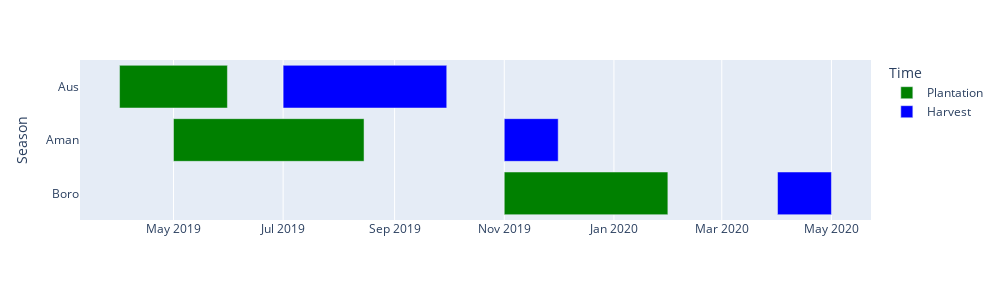

The notebook cell saved with this chart:
### Code cell
df = pd.DataFrame([
    dict(Season="Aus", Start='2019-04-01', Finish='2019-05-31', Time='Plantation'),
    dict(Season="Aus", Start='2019-07-01', Finish='2019-09-30', Time='Harvest'),
    dict(Season="Aman", Start='2019-05-01', Finish='2019-08-15', Time='Plantation'),
    dict(Season="Aman", Start='2019-11-01', Finish='2019-12-01', Time='Harvest'),
    dict(Season="Boro", Start='2019-11-01', Finish='2020-01-31', Time='Plantation'),
    dict(Season="Boro", Start='2020-04-01', Finish='2020-05-01', Time='Harvest'),
])

fig = px.timeline(df, x_start="Start", x_end="Finish", y="Season", color='Time', color_discrete_map={'Plantation': 'green', 'Harvest': 'Blue'})
fig.update_yaxes(autorange="reversed") # otherwise tasks are listed from the bottom up

fig.update_layout(
    autosize=False,
    width=1000,
    height=300,
)

fig.show()

# fig.write_image("Charts/Rice_Seasons_Gantt_Chart_WB.png", scale=15)

### Figure 1 — Plotly figure (JSON) as saved in the notebook; plotly's stock layout.template omitted (floating-point values rounded to 4 significant figures)
{"data": [{"alignmentgroup": "True", "base": ["2019-04-01", "2019-05-01", "2019-11-01"], "hovertemplate": "Time=Plantation<br>Start=%{base}<br>Finish=%{x}<br>Season=%{y}<extra></extra>", "legendgroup": "Plantation", "marker": {"color": "green"}, "name": "Plantation", "offsetgroup": "Plantation", "orientation": "h", "showlegend": true, "textposition": "auto", "type": "bar", "x": [5184000000, 9158400000, 7862400000], "xaxis": "x", "y": ["Aus", "Aman", "Boro"], "yaxis": "y"}, {"alignmentgroup": "True", "base": ["2019-07-01", "2019-11-01", "2020-04-01"], "hovertemplate": "Time=Harvest<br>Start=%{base}<br>Finish=%{x}<br>Season=%{y}<extra></extra>", "legendgroup": "Harvest", "marker": {"color": "Blue"}, "name": "Harvest", "offsetgroup": "Harvest", "orientation": "h", "showlegend": true, "textposition": "auto", "type": "bar", "x": [7862400000, 2592000000, 2592000000], "xaxis": "x", "y": ["Aus", "Aman", "Boro"], "yaxis": "y"}], "layout": {"autosize": false, "barmode": "overlay", "height": 300, "legend": {"title": {"text": "Time"}, "tracegroupgap": 0}, "margin": {"t": 60}, "width": 1000, "xaxis": {"anchor": "y", "domain": [0, 1], "type": "date"}, "yaxis": {"anchor": "x", "autorange": "reversed", "domain": [0, 1], "title": {"text": "Season"}}}}
